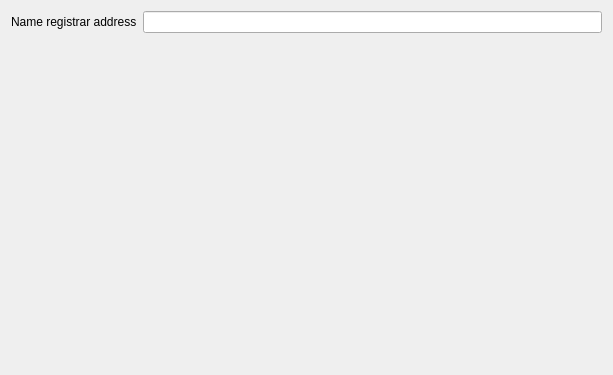
<?xml version="1.0" encoding="UTF-8"?>
<ui version="4.0">
 <class>NameregSettings</class>
 <widget class="QWidget" name="NameregSettings">
  <property name="geometry">
   <rect>
    <x>0</x>
    <y>0</y>
    <width>613</width>
    <height>375</height>
   </rect>
  </property>
  <layout class="QVBoxLayout" name="verticalLayout">
   <item>
    <layout class="QHBoxLayout" name="horizontalLayout">
     <item>
      <widget class="QLabel" name="label">
       <property name="text">
        <string>Name registrar address</string>
       </property>
      </widget>
     </item>
     <item>
      <widget class="QLineEdit" name="nameregAddress"/>
     </item>
    </layout>
   </item>
   <item>
    <spacer name="verticalSpacer">
     <property name="orientation">
      <enum>Qt::Vertical</enum>
     </property>
     <property name="sizeHint" stdset="0">
      <size>
       <width>20</width>
       <height>40</height>
      </size>
     </property>
    </spacer>
   </item>
  </layout>
 </widget>
 <layoutdefault spacing="6" margin="11"/>
 <resources/>
 <connections/>
</ui>
